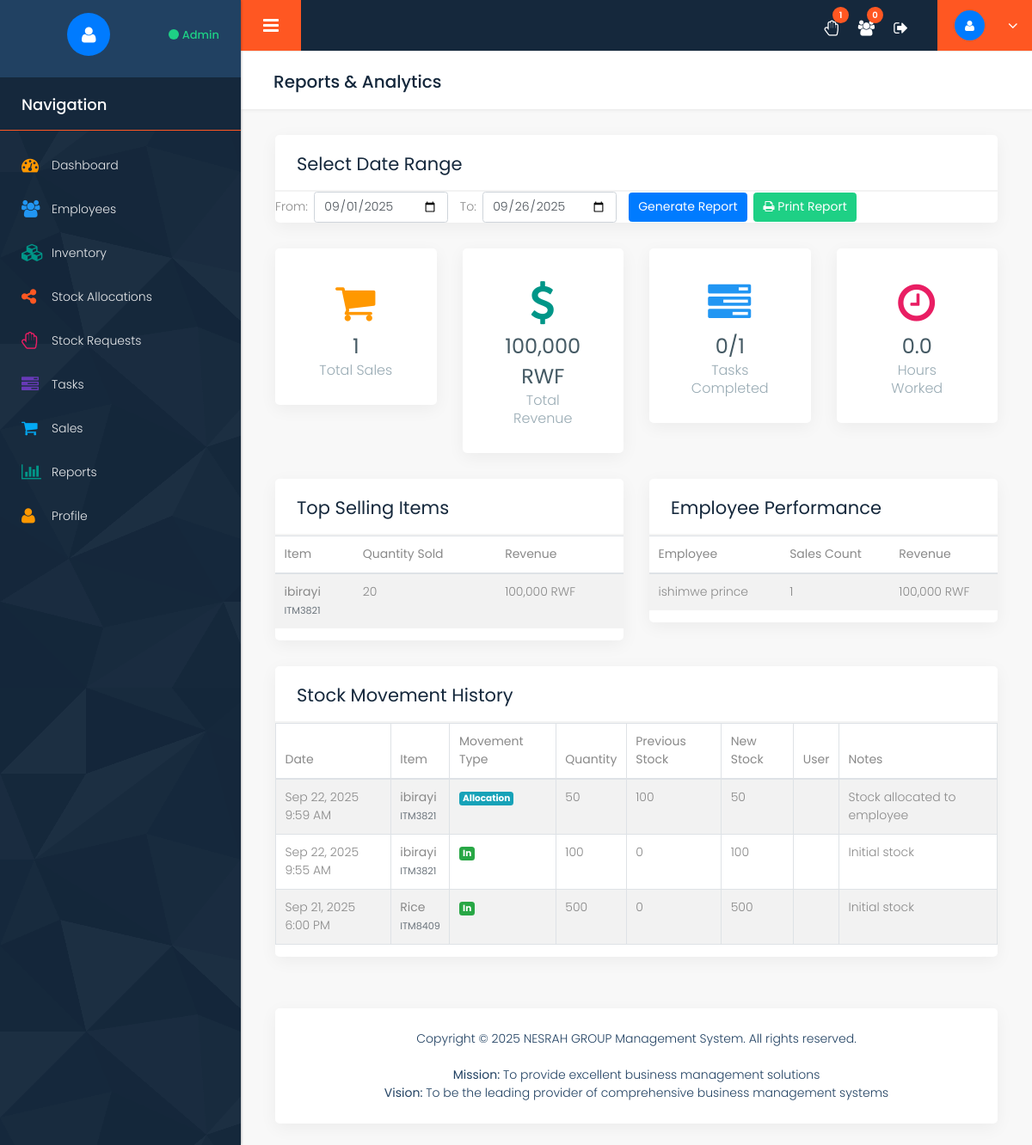
Before: /reports.php (signed in) with the older database file.
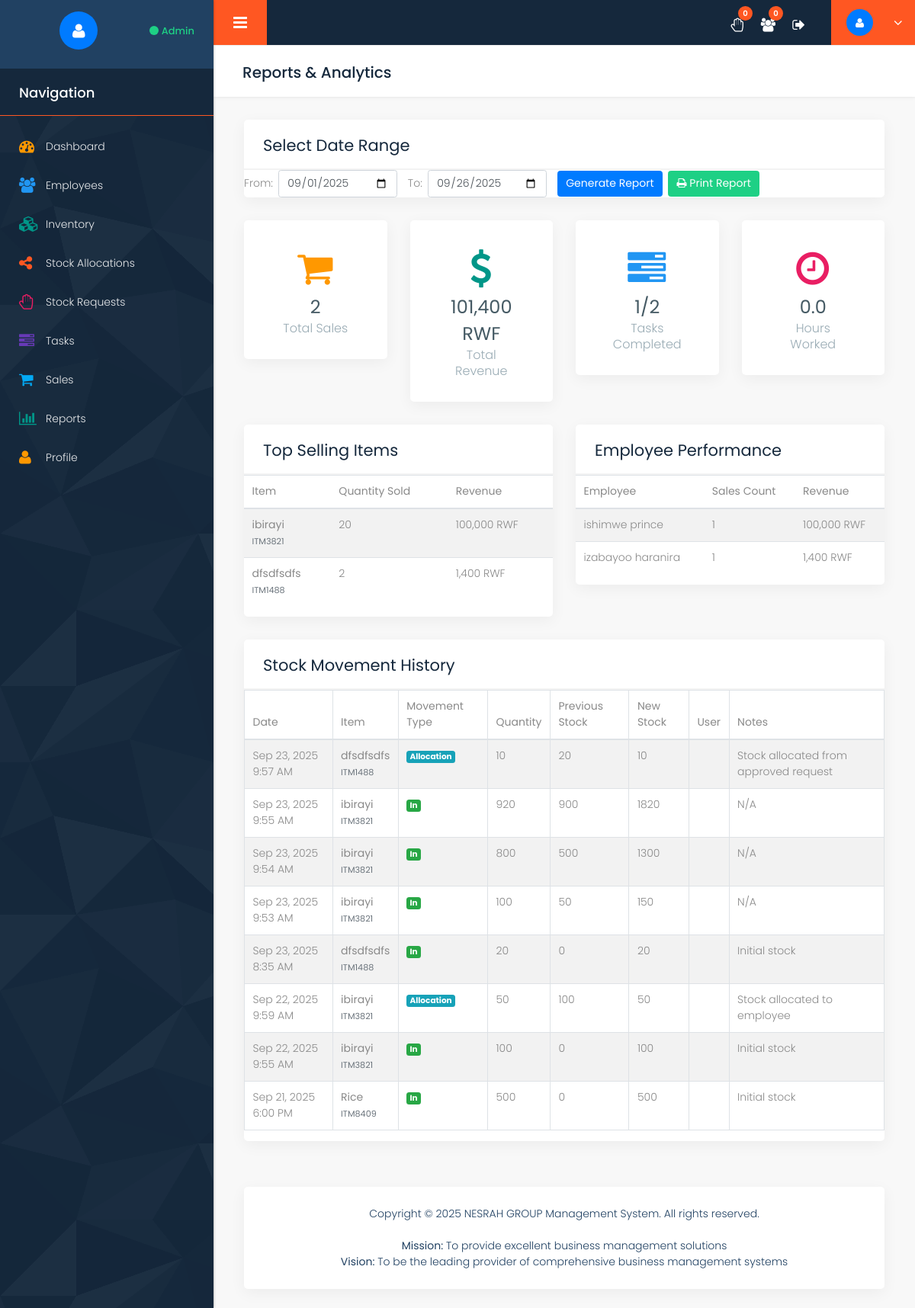
After: the same page with the newer database file.
### tables this page shows
CREATE TABLE `stock_history` (
  `id` int(11) NOT NULL,
  `item_id` int(11) NOT NULL,
  `movement_type` enum('in','out','allocation','sale') NOT NULL,
  `quantity` int(11) NOT NULL,
  `previous_stock` int(11) NOT NULL,
  `new_stock` int(11) NOT NULL,
  `reference_id` int(11) DEFAULT NULL,
  `notes` text DEFAULT NULL,
  `created_by` int(11) NOT NULL,
  `created_at` timestamp NOT NULL DEFAULT current_timestamp()
);

CREATE TABLE `inventory` (
  `id` int(11) NOT NULL,
  `item_code` varchar(50) NOT NULL,
  `item_name` varchar(100) NOT NULL,
  `description` text DEFAULT NULL,
  `category` varchar(50) DEFAULT NULL,
  `unit_price` decimal(10,2) NOT NULL,
  `current_stock` int(11) DEFAULT 0,
  `reorder_level` int(11) DEFAULT 10,
  `created_at` timestamp NOT NULL DEFAULT current_timestamp(),
  `updated_at` timestamp NOT NULL DEFAULT current_timestamp() ON UPDATE current_timestamp()
);

### reports.php (the view, shortened to what the changed rows need)
<?php
require_once __DIR__ . '/includes/header.php';
$start_date = isset($_GET['start_date']) ? $_GET['start_date'] : date('Y-m-01');
$end_date = isset($_GET['end_date']) ? $_GET['end_date'] : date('Y-m-d');
$query = "SELECT
            COUNT(*) as total_sales,
            COALESCE(SUM(total_amount), 0) as total_revenue,
            COALESCE(AVG(total_amount), 0) as average_sale,
            SUM(quantity) as total_quantity_sold
          FROM sales
          WHERE DATE(created_at) BETWEEN :start_date AND :end_date";
$stmt = $db->prepare($query);
$stmt->bindParam(':start_date', $start_date);
$stmt->bindParam(':end_date', $end_date);
$stmt->execute();
$sales_report = $stmt->fetch();
$query = "SELECT i.item_name, i.item_code, SUM(s.quantity) as total_quantity, SUM(s.total_amount) as total_revenue
          FROM sales s
          JOIN inventory i ON s.item_id = i.id
          WHERE DATE(s.created_at) BETWEEN :start_date AND :end_date
          GROUP BY s.item_id, i.item_name, i.item_code
          ORDER BY total_quantity DESC LIMIT 10";
$stmt = $db->prepare($query);
$stmt->bindParam(':start_date', $start_date);
$stmt->bindParam(':end_date', $end_date);
$stmt->execute();
$top_items = $stmt->fetchAll();
$query = "SELECT u.first_name, u.last_name, COUNT(s.id) as total_sales, SUM(s.total_amount) as total_revenue
          FROM sales s
          JOIN users u ON s.user_id = u.id
          WHERE DATE(s.created_at) BETWEEN :start_date AND :end_date
          GROUP BY s.user_id, u.first_name, u.last_name
          ORDER BY total_revenue DESC";
$stmt = $db->prepare($query);
$stmt->bindParam(':start_date', $start_date);
$stmt->bindParam(':end_date', $end_date);
$stmt->execute();
$employee_performance = $stmt->fetchAll();
$query = "SELECT sh.*, i.item_name, i.item_code, u.first_name, u.last_name
          FROM stock_history sh
          JOIN inventory i ON sh.item_id = i.id
          JOIN users u ON sh.created_by = u.id
          WHERE DATE(sh.created_at) BETWEEN :start_date AND :end_date
          ORDER BY sh.created_at DESC LIMIT 50";
$stmt = $db->prepare($query);
$stmt->bindParam(':start_date', $start_date);
$stmt->bindParam(':end_date', $end_date);
$stmt->execute();
$stock_movements = $stmt->fetchAll();
$query = "SELECT
            COUNT(*) as total_tasks,
            SUM(CASE WHEN status = 'completed' THEN 1 ELSE 0 END) as completed_tasks,
            SUM(CASE WHEN status = 'pending' THEN 1 ELSE 0 END) as pending_tasks,
            SUM(CASE WHEN status = 'in_progress' THEN 1 ELSE 0 END) as in_progress_tasks
          FROM tasks
          WHERE DATE(created_at) BETWEEN :start_date AND :end_date";
$stmt = $db->prepare($query);
$stmt->bindParam(':start_date', $start_date);
$stmt->bindParam(':end_date', $end_date);
$stmt->execute();
$task_report = $stmt->fetch();
?>
<div class="row column_title">
    <div class="col-md-12">
        <div class="page_title">
            <h2>Reports & Analytics</h2>
        </div>
    </div>
</div>
<div class="row">
    <div class="col-md-12">
        <div class="white_shd full margin_bottom_30">
            <div class="full graph_head">
                <div class="heading1 margin_0">
                    <h2>Select Date Range</h2>
                </div>
            </div>
        </div>
    </div>
</div>
<div class="row column1">
    <div class="col-md-3">
        <div class="full counter_section margin_bottom_30">
            <div class="counter_no">
                <div>
                    <p class="total_no"><?php echo $sales_report['total_sales']; ?></p>
                    <p class="head_couter">Total Sales</p>
                </div>
            </div>
        </div>
    </div>
    <div class="col-md-3">
        <div class="full counter_section margin_bottom_30">
            <div class="counter_no">
                <div>
                    <p class="total_no"><?php echo formatCurrency($sales_report['total_revenue']); ?></p>
                    <p class="head_couter">Total Revenue</p>
                </div>
            </div>
        </div>
    </div>
    <div class="col-md-3">
        <div class="full counter_section margin_bottom_30">
            <div class="counter_no">
                <div>
                    <p class="total_no"><?php echo $task_report['completed_tasks']; ?>/<?php echo $task_report['total_tasks']; ?></p>
                    <p class="head_couter">Tasks Completed</p>
                </div>
            </div>
        </div>
    </div>
</div>
<div class="row">
    <div class="col-md-6">
        <div class="white_shd full margin_bottom_30">
            <div class="full graph_head">
                <div class="heading1 margin_0">
                    <h2>Top Selling Items</h2>
                </div>
            </div>
            <div class="full graph_revenue">
                <div class="row">
                    <div class="col-md-12">
                        <?php if (count($top_items) > 0): ?>
                            <div class="table-responsive">
                                <table class="table table-striped">
                                    <thead>
                                        <tr>
                                            <th>Item</th>
                                            <th>Quantity Sold</th>
                                            <th>Revenue</th>
                                        </tr>
                                    </thead>
                                    <tbody>
                                        <?php foreach ($top_items as $item): ?>
                                            <tr>
                                                <td>
                                                    <strong><?php echo $item['item_name']; ?></strong>
                                                    <br><small class="text-muted"><?php echo $item['item_code']; ?></small>
                                                </td>
                                                <td><?php echo $item['total_quantity']; ?></td>
                                                <td><?php echo formatCurrency($item['total_revenue']); ?></td>
                                            </tr>
                                        <?php endforeach; ?>
                                    </tbody>
                                </table>
                            </div>
                        <?php else: ?>
                            <p class="text-muted">No sales data available for the selected period</p>
                        <?php endif; ?>
                    </div>
                </div>
            </div>
        </div>
    </div>
    <div class="col-md-6">
        <div class="white_shd full margin_bottom_30">
            <div class="full graph_head">
                <div class="heading1 margin_0">
                    <h2>Employee Performance</h2>
                </div>
            </div>
            <div class="full graph_revenue">
                <div class="row">
                    <div class="col-md-12">
                        <?php if (count($employee_performance) > 0): ?>
                            <div class="table-responsive">
                                <table class="table table-striped">
                                    <thead>
                                        <tr>
                                            <th>Employee</th>
                                            <th>Sales Count</th>
                                            <th>Revenue</th>
                                        </tr>
                                    </thead>
                                    <tbody>
                                        <?php foreach ($employee_performance as $employee): ?>
                                            <tr>
                                                <td><?php echo $employee['first_name'] . ' ' . $employee['last_name']; ?></td>
                                                <td><?php echo $employee['total_sales']; ?></td>
                                                <td><?php echo formatCurrency($employee['total_revenue']); ?></td>
                                            </tr>
                                        <?php endforeach; ?>
                                    </tbody>
                                </table>
                            </div>
                        <?php else: ?>
                            <p class="text-muted">No performance data available for the selected period</p>
                        <?php endif; ?>
                    </div>
                </div>
            </div>
        </div>
    </div>
</div>
<div class="row">
    <div class="col-md-12">
        <div class="white_shd full margin_bottom_30">
            <div class="full graph_head">
                <div class="heading1 margin_0">
                    <h2>Stock Movement History</h2>
                </div>
            </div>
            <div class="full graph_revenue">
                <div class="row">
                    <div class="col-md-12">
                        <?php if (count($stock_movements) > 0): ?>
                            <div class="table-responsive">
                                <table class="table table-striped table-bordered">
                                    <thead>
                                        <tr>
                                            <th>Date</th>
                                            <th>Item</th>
                                            <th>Movement Type</th>
                                            <th>Quantity</th>
                                            <th>Previous Stock</th>
                                            <th>New Stock</th>
                                            <th>User</th>
                                            <th>Notes</th>
                                        </tr>
                                    </thead>
                                    <tbody>
                                        <?php foreach ($stock_movements as $movement): ?>
                                            <tr>
                                                <td><?php echo formatDateTime($movement['created_at']); ?></td>
                                                <td>
                                                    <strong><?php echo $movement['item_name']; ?></strong>
                                                    <br><small class="text-muted"><?php echo $movement['item_code']; ?></small>
                                                </td>
                                                <td>
                                                    <span class="badge badge-<?php
                                                        echo $movement['movement_type'] === 'in' ? 'success' :
                                                            ($movement['movement_type'] === 'out' ? 'danger' :
                                                            ($movement['movement_type'] === 'allocation' ? 'info' : 'warning'));
                                                    ?>">
                                                        <?php echo ucfirst($movement['movement_type']); ?>
                                                    </span>
                                                </td>
                                                <td><?php echo $movement['quantity']; ?></td>
                                                <td><?php echo $movement['previous_stock']; ?></td>
                                                <td><?php echo $movement['new_stock']; ?></td>
                                                <td><?php echo $movement['first_name'] . ' ' . $movement['last_name']; ?></td>
                                                <td><?php echo $movement['notes'] ?: 'N/A'; ?></td>
                                            </tr>
                                        <?php endforeach; ?>
                                    </tbody>
                                </table>
                            </div>
                        <?php else: ?>
                            <p class="text-muted">No stock movements found for the selected period</p>
                        <?php endif; ?>
                    </div>
                </div>
            </div>
        </div>
    </div>
</div>
<?php require_once __DIR__ . '/includes/footer.php'; ?>

### includes/header.php (shortened to what the changed rows need)
<?php
require_once __DIR__ . '/../config/config.php';
$stats = array(
    'total_employees' => 0,
    'pending_approvals' => 0,
    'total_items' => 0,
    'low_stock_items' => 0,
    'pending_requests' => 0,
    'sales_today_count' => 0,
    'sales_today_amount' => 0,
    'my_allocations' => 0,
    'my_tasks' => 0,
    'my_sales_today_count' => 0,
    'my_sales_today_amount' => 0,
    'attendance_today' => null
);
if (isAdmin()) {
    $query = "SELECT COUNT(*) as total FROM users WHERE role = 'employee'";
    $stmt = $db->prepare($query);
    $stmt->execute();
    $stats['total_employees'] = $stmt->fetch()['total'] ?? 0;
    $query = "SELECT COUNT(*) as total FROM users WHERE status = 'pending'";
    $stmt = $db->prepare($query);
    $stmt->execute();
    $stats['pending_approvals'] = $stmt->fetch()['total'] ?? 0;
    $query = "SELECT COUNT(*) as total FROM inventory";
    $stmt = $db->prepare($query);
    $stmt->execute();
    $stats['total_items'] = $stmt->fetch()['total'] ?? 0;
    $query = "SELECT COUNT(*) as total FROM inventory WHERE current_stock <= reorder_level";
    $stmt = $db->prepare($query);
    $stmt->execute();
    $stats['low_stock_items'] = $stmt->fetch()['total'] ?? 0;
    $query = "SELECT COUNT(*) as total FROM stock_requests WHERE status = 'pending'";
    $stmt = $db->prepare($query);
    $stmt->execute();
    $stats['pending_requests'] = $stmt->fetch()['total'] ?? 0;
    $query = "SELECT COUNT(*) as total, COALESCE(SUM(total_amount), 0) as amount FROM sales WHERE DATE(created_at) = CURDATE()";
    $stmt = $db->prepare($query);
    $stmt->execute();
    $sales_today = $stmt->fetch();
    $stats['sales_today_count'] = $sales_today['total'] ?? 0;
    $stats['sales_today_amount'] = $sales_today['amount'] ?? 0;
}
?>
<!DOCTYPE html>
<html lang="en">
<head>
    <link rel="stylesheet" href="css/semantic.min.css">
    <link rel="stylesheet" href="css/custom_transitions.css">
    <link rel="stylesheet" href="css/bootstrap.min.css" />
    <link rel="stylesheet" href="style.css" />
    <link rel="stylesheet" href="css/responsive.css" />
    <link rel="stylesheet" href="css/custom.css" />
    <link rel="stylesheet" href="css/font-awesome.min.css" />
</head>
<body class="dashboard dashboard_1">
    <div class="full_container">
        <div class="inner_container">
            <div id="content">
                <div class="topbar">
                    <nav class="navbar navbar-expand-lg navbar-light">
                        <div class="full">
                            <div class="right_topbar">
                                <div class="icon_info">
                                    <ul>
                                        <?php if (isAdmin()): ?>
                                        <li><a href="stock_requests.php"><i class="fa fa-hand-paper-o"></i><span class="badge"><?php echo $stats['pending_requests']; ?></span></a></li>
                                        <li><a href="employees.php"><i class="fa fa-users"></i><span class="badge"><?php echo $stats['pending_approvals']; ?></span></a></li>
                                        <?php endif; ?>
                                    </ul>
                                </div>
                            </div>
                        </div>
                    </nav>
                </div>
                <div class="midde_cont">
                    <div class="container-fluid">

Changed rows visible on the page:
added stock_history: created_at "Sep 23, 2025 9:57 AM", item.item_name "dfsdfsdfs", item.item_code "ITM1488", movement_type "Allocation", quantity "10", previous_stock "20", new_stock "10", notes "Stock allocated from approved request"
added stock_history: created_at "Sep 23, 2025 9:55 AM", item.item_name "ibirayi", item.item_code "ITM3821", movement_type "In", quantity "920", previous_stock "900", new_stock "1820", notes "N/A"
added stock_history: created_at "Sep 23, 2025 9:54 AM", item.item_name "ibirayi", item.item_code "ITM3821", movement_type "In", quantity "800", previous_stock "500", new_stock "1300", notes "N/A"
added stock_history: created_at "Sep 23, 2025 9:53 AM", item.item_name "ibirayi", item.item_code "ITM3821", movement_type "In", quantity "100", previous_stock "50", new_stock "150", notes "N/A"
added stock_history: created_at "Sep 23, 2025 8:35 AM", item.item_name "dfsdfsdfs", item.item_code "ITM1488", movement_type "In", quantity "20", previous_stock "0", new_stock "20", notes "Initial stock"
Other visible differences:
$stats['pending_requests']: "1" → "0"
$sales_report['total_sales']: "1" → "2"
formatCurrency($sales_report['total_revenue']): "100,000 RWF" → "101,400 RWF"
$task_report['completed_tasks']: "0" → "1"
$task_report['total_tasks']: "1" → "2"
new list line: "dfsdfsdfs ITM1488 2 1,400 RWF"
new list line: "izabayoo haranira 1 1,400 RWF"
